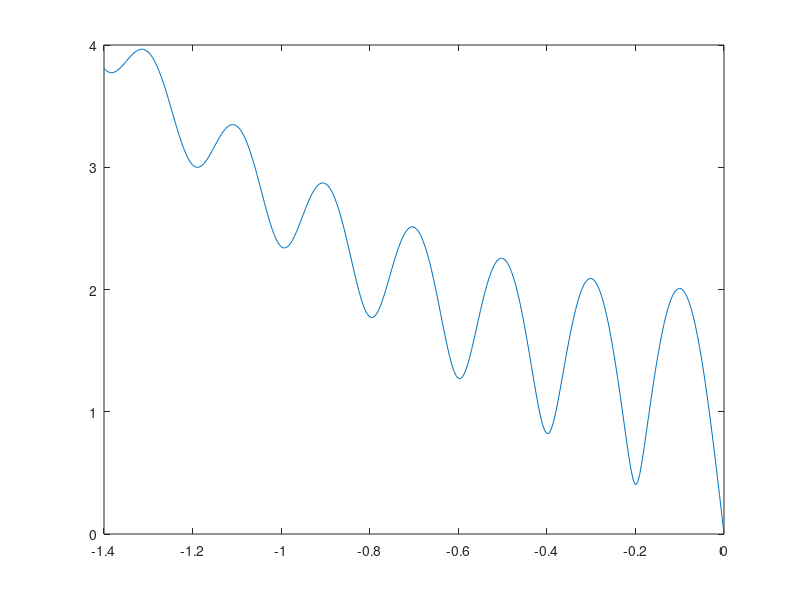

The MATLAB source for this figure:
clear;
clf;

gamma=1+5*pi*j;

z=0:-0.005:-1.4;

plot (z,abs(2.*sinh(gamma.*z)));

khorcat=rot90([abs(2.*sinh(gamma.*z));z],-1);

kkk=fopen("figWaveOctaveStandingWaveLossyMedium.txt","w");
fdisp(kkk,khorcat)
fclose(kkk);

khorcat